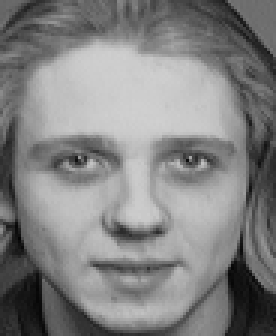
#> input picture data/att_faces/s12/1.pgm, 92 x 112 px, found by its file name (shown 3 times larger)
$ python make_detect_pixelize_demo.py
#> lines starting #> are read from the running program, lines starting #| are printed output that depends on the picture; after the words box and inside, x2 and y2 are one past the last pixel; in counts of white or black regions, pixels touching at a corner belong together
### src/facedeid/face_detector.py
"""Face detection: Haar cascade (default) or dlib HOG+SVM."""
from __future__ import annotations

from dataclasses import dataclass
from pathlib import Path
from typing import Literal

import cv2
import numpy as np


BBox = tuple[int, int, int, int]


@dataclass
class FaceDetector:
    backend: Literal["haar", "hog"] = "haar"
    scale_factor: float = 1.1
    min_neighbors: int = 4
    min_size: tuple[int, int] = (20, 20)
    _haar: cv2.CascadeClassifier | None = None
    _hog = None

    def __post_init__(self) -> None:
        if self.backend == "haar":
            self._haar = self._load_haar()
        elif self.backend == "hog":
            self._hog = self._load_hog()
        else:
            raise ValueError(f"unknown backend: {self.backend!r}")

    @staticmethod
    def _load_haar() -> cv2.CascadeClassifier:
        xml_path = Path(cv2.data.haarcascades) / "haarcascade_frontalface_default.xml"
        if not xml_path.exists():
            raise FileNotFoundError(f"haar cascade not found: {xml_path}")
        clf = cv2.CascadeClassifier(str(xml_path))
        if clf.empty():
            raise RuntimeError("haar cascade load failed")
        return clf

    # [7 lines left out: function _load_hog, not called in this run]

    def detect(self, img: np.ndarray, fallback_full: bool = False) -> list[BBox]:
        """When fallback_full=True and no face is detected, return the whole image as one bbox."""
        if img.ndim == 3:
            gray = cv2.cvtColor(img, cv2.COLOR_BGR2GRAY)
        elif img.ndim == 2:
            gray = img
        else:
            raise ValueError(f"img.ndim must be 2 or 3, got {img.ndim}")

        if self.backend == "haar":
            assert self._haar is not None
            faces = self._haar.detectMultiScale(
                gray,
                scaleFactor=self.scale_factor,
                minNeighbors=self.min_neighbors,
                minSize=self.min_size,
            )
            boxes = [(int(x), int(y), int(w), int(h)) for (x, y, w, h) in faces]
        else:
            assert self._hog is not None
            rects = self._hog(gray, 1)
            boxes = []
            for r in rects:
                x, y = max(0, r.left()), max(0, r.top())
                w, h = r.right() - x, r.bottom() - y
                w = min(w, gray.shape[1] - x)
                h = min(h, gray.shape[0] - y)
                boxes.append((int(x), int(y), int(w), int(h)))

        if not boxes and fallback_full:
            H, W = gray.shape[:2]
            return [(0, 0, W, H)]
        return boxes

    @staticmethod
    def draw(img: np.ndarray, boxes: list[BBox], color=(0, 255, 0), thickness: int = 2) -> np.ndarray:
        out = cv2.cvtColor(img, cv2.COLOR_GRAY2BGR) if img.ndim == 2 else img.copy()
        for (x, y, w, h) in boxes:
            cv2.rectangle(out, (x, y), (x + w, y + h), color, thickness)
        return out


def detect_faces(img: np.ndarray, backend: str = "haar", fallback_full: bool = False) -> list[BBox]:
    return FaceDetector(backend=backend).detect(img, fallback_full=fallback_full)


# [8 lines that do not run on import are left out]

### src/facedeid/pixelize.py
"""Pixelization: replace each b×b cell with its mean (downsample + upsample equivalent)."""
from __future__ import annotations

import argparse
import sys
from pathlib import Path

import cv2
import numpy as np

from .face_detector import FaceDetector, BBox


def pixelize(img: np.ndarray, b: int) -> np.ndarray:
    if b < 1:
        raise ValueError(f"b must be >= 1, got {b}")
    if b == 1:
        return img.copy()
    H, W = img.shape[:2]
    # INTER_AREA is the per-cell mean; INTER_NEAREST then expands each pixel to b×b.
    small = cv2.resize(img, (max(1, W // b), max(1, H // b)), interpolation=cv2.INTER_AREA)
    return cv2.resize(small, (W, H), interpolation=cv2.INTER_NEAREST)


def pixelize_region(img: np.ndarray, bbox: BBox, b: int) -> np.ndarray:
    out = img.copy()
    x, y, w, h = bbox
    H, W = img.shape[:2]
    x0, y0 = max(0, x), max(0, y)
    x1, y1 = min(W, x + w), min(H, y + h)
    if x1 <= x0 or y1 <= y0:
        return out
    out[y0:y1, x0:x1] = pixelize(img[y0:y1, x0:x1], b)
    return out


def pixelize_faces(
    img: np.ndarray,
    b: int,
    detector: FaceDetector | None = None,
    fallback_full: bool = True,
) -> tuple[np.ndarray, list[BBox]]:
    """Detect faces and pixelize each bbox. With fallback_full, treat whole image as bbox if none."""
    if detector is None:
        detector = FaceDetector(backend="haar")
    boxes = detector.detect(img, fallback_full=fallback_full)
    out = img.copy()
    for box in boxes:
        out = pixelize_region(out, box, b)
    return out, boxes


def _gather_images(root: Path) -> list[Path]:
    exts = {".pgm", ".png", ".jpg", ".jpeg", ".bmp", ".tif", ".tiff"}
    return sorted(p for p in root.rglob("*") if p.is_file() and p.suffix.lower() in exts)


# [58 lines left out: functions _process_folder, main, not called in this run]


# [2 lines that do not run on import are left out]

### scripts/make_detect_pixelize_demo.py
"""Demo: detect face → pixelize only the bbox (for non-cropped inputs like FaceScrub)."""
from __future__ import annotations

import sys
from pathlib import Path

import cv2
import matplotlib.pyplot as plt
import numpy as np

sys.path.insert(0, str(Path(__file__).resolve().parent.parent / "src"))
from facedeid.face_detector import FaceDetector  # noqa: E402
from facedeid.pixelize import pixelize_faces  # noqa: E402

PROJECT_ROOT = Path(__file__).resolve().parent.parent
OUT_DIR = PROJECT_ROOT / "figures"
OUT_DIR.mkdir(exist_ok=True)


def make_synthetic_scene() -> np.ndarray:
    """256×256 textured background with an ORL face pasted in the center."""
    rng = np.random.RandomState(0)
    H = W = 256
    yy, xx = np.mgrid[0:H, 0:W]
    bg = (((xx + yy) // 4) % 200 + 30).astype(np.uint8)
    bg = np.clip(bg.astype(np.int16) + rng.randint(-15, 15, (H, W)), 0, 255).astype(np.uint8)

    face_path = PROJECT_ROOT / "data" / "att_faces" / "s1" / "1.pgm"
    face = cv2.imread(str(face_path), cv2.IMREAD_GRAYSCALE)
#> face is the input picture: shape (112, 92); min 2, max 208, mean 129.8
    if face is None:
        raise FileNotFoundError(f"missing {face_path}")
    face_big = cv2.resize(face, (120, 146), interpolation=cv2.INTER_LINEAR)
    fh, fw = face_big.shape
#> fh = 146; fw = 120
    cy, cx = (H - fh) // 2, (W - fw) // 2
#> cy = 55; cx = 68
    bg[cy:cy + fh, cx:cx + fw] = face_big
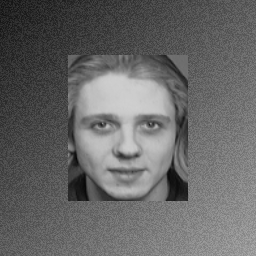
#> bg: shape (256, 256); min 4, max 208, mean 102.7
    return bg


def main() -> None:
    img = make_synthetic_scene()
    det = FaceDetector(backend="haar")
    boxes = det.detect(img, fallback_full=False)
#> in detect, `faces = self._haar.detectMultiScale( gray, scaleFactor=self.scale_fact..`: faces = [[64, 78, 125, 125], [31, 85, 108, 108]]
#> in detect, `boxes = [(int(x), int(y), int(w), int(h)) for (x, y, w, h) in faces]`: boxes = [(64, 78, 125, 125), (31, 85, 108, 108)]
#> boxes = [(64, 78, 125, 125), (31, 85, 108, 108)]
    print(f"detected {len(boxes)} face(s): {boxes}")
#| detected 2 face(s): [(64, 78, 125, 125), (31, 85, 108, 108)]

    b_values = [4, 8, 16]
    fig, axes = plt.subplots(1, 2 + len(b_values), figsize=(3 * (2 + len(b_values)), 3))

    axes[0].imshow(img, cmap="gray", vmin=0, vmax=255)
    axes[0].set_title("(a) original"); axes[0].set_xticks([]); axes[0].set_yticks([])

    drawn = det.draw(img, boxes)
#> the loop in draw, `for (x, y, w, h) in boxes:` made 2 passes
#> after the loop in draw, `for (x, y, w, h) in boxes:`:
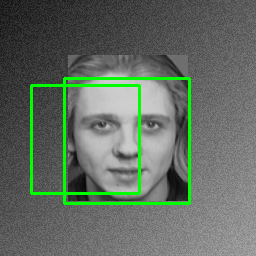
#> out: shape (256, 256, 3); mean B, G, R 97.9, 108.7, 97.9
    axes[1].imshow(cv2.cvtColor(drawn, cv2.COLOR_BGR2RGB))
    axes[1].set_title("(b) detected"); axes[1].set_xticks([]); axes[1].set_yticks([])

    for i, b in enumerate(b_values, start=2):
        out, _ = pixelize_faces(img, b, detector=det, fallback_full=False)
        axes[i].imshow(out, cmap="gray", vmin=0, vmax=255)
        axes[i].set_title(f"({chr(ord('a') + i)}) b={b} (face only)")
        axes[i].set_xticks([]); axes[i].set_yticks([])
#> this loop made 3 passes
#> pass 1, in pixelize, `small = cv2.resize(img, (max(1, W // b), max(1, H // b)), interpolatio..`:
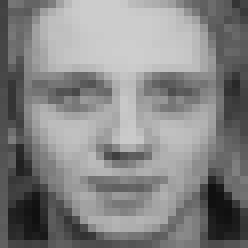
#> small: shape (31, 31) (shown 8 times larger); min 16, max 206, mean 132.5
#> pass 1, in pixelize_region (call 2), `out = img.copy()`:
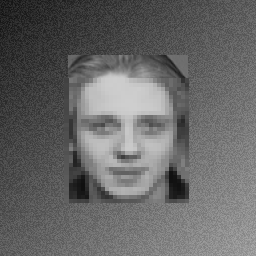
#> out: shape (256, 256); min 15, max 206, mean 102.6
#> pass 1, in pixelize (call 2), `small = cv2.resize(img, (max(1, W // b), max(1, H // b)), interpolatio..`:
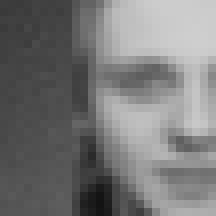
#> small: shape (27, 27) (shown 8 times larger); min 19, max 206, mean 120.1
#> pass 1, in main, `out, _ = pixelize_faces(img, b, detector=det, fallback_full=False)`:
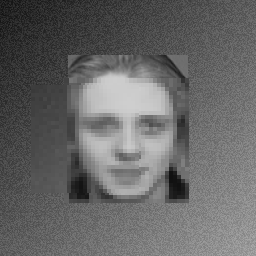
#> out: shape (256, 256); 16.49% of pixels changed, all inside (x1, y1, x2, y2) = (31, 85, 139, 193)

    plt.tight_layout()
    out_png = OUT_DIR / "detect_pixelize_demo.png"
    plt.savefig(out_png, dpi=150, bbox_inches="tight")
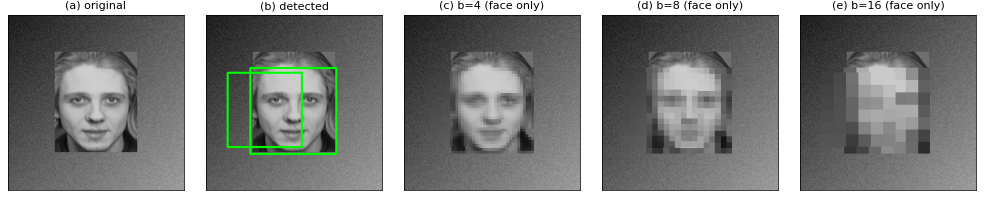
#> figure drawn by matplotlib, 5 panels
    print(f"saved: {out_png}")


if __name__ == "__main__":
    main()
